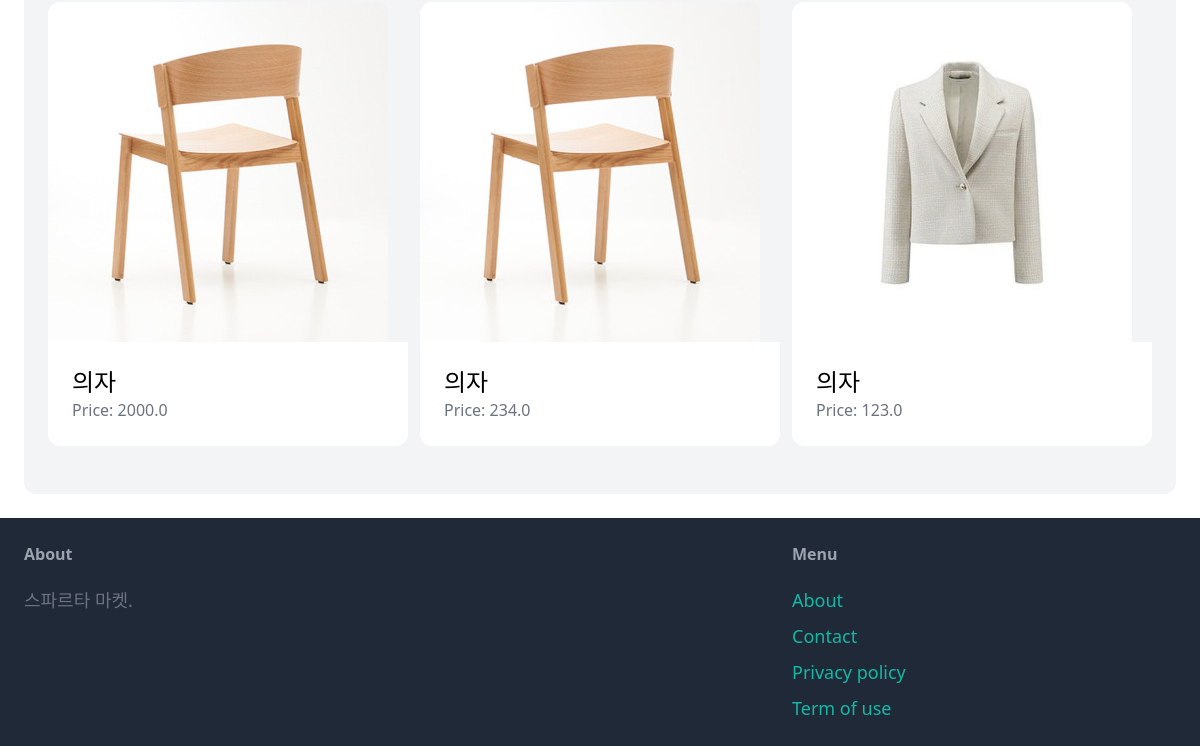
The app's page /dashboard/ (signed in, lower part), older data.
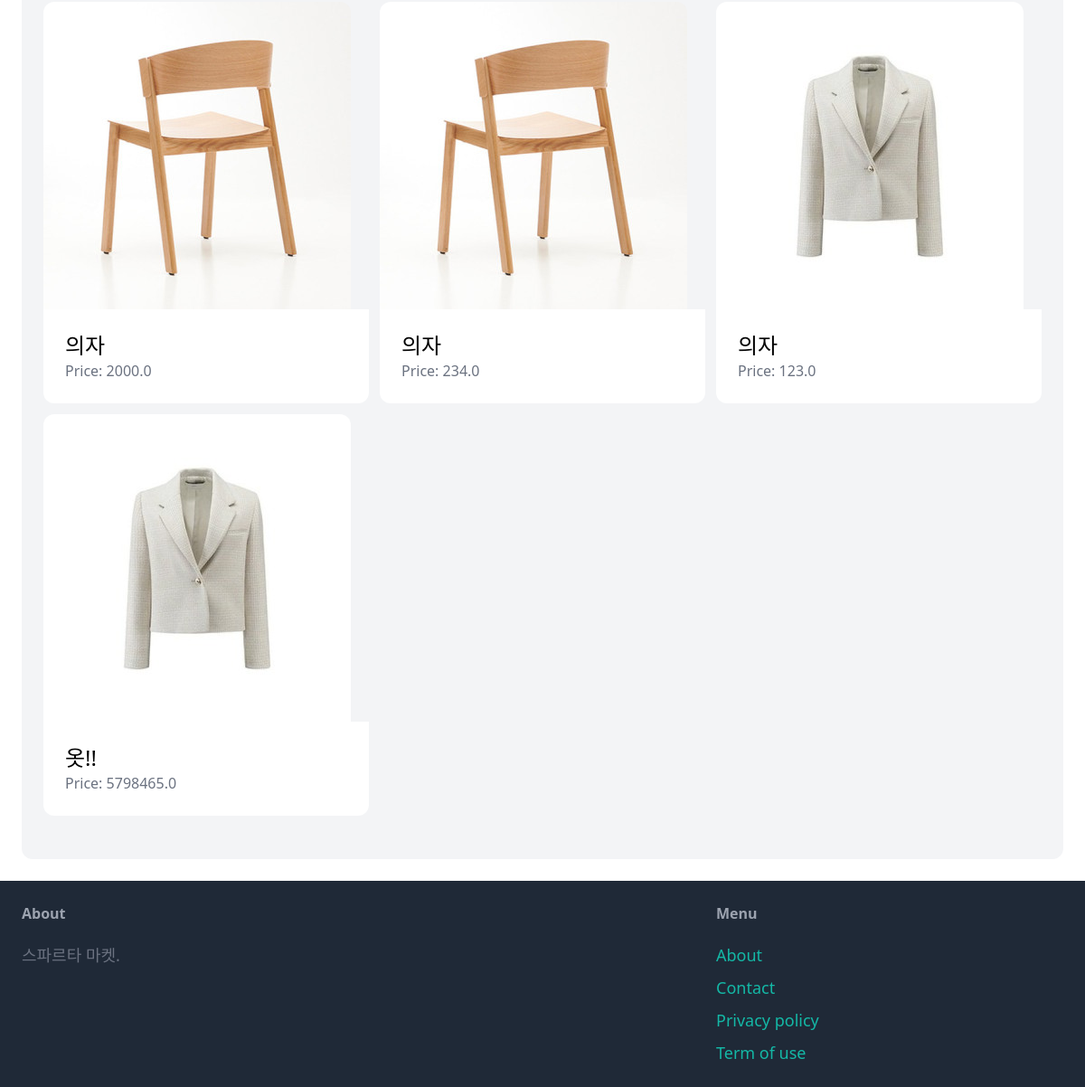
The same page, newer data.
### item/models.py (models this page shows, shortened)
class Item(models.Model):
    category = models.ForeignKey(Category, related_name='items', on_delete=models.CASCADE)
    name = models.CharField(max_length=255)
    description = models.TextField(blank=True, null=True)
    price = models.FloatField()
    image = models.ImageField(upload_to='item_image', blank=True, null=True)
    is_sold = models.BooleanField(default=False)
    created_by = models.ForeignKey(User, related_name='items', on_delete=models.CASCADE)
    created_at = models.DateTimeField(auto_now_add=True)

### dashboard/views.py (the view)
# urls.py: path('', views.index, name='index'),
@login_required
def index(request):
    item = Item.objects.filter(created_by=request.user)
    return render(request, 'dashboard/index.html', {
        'items': item,
    })

### dashboard/templates/dashboard/index.html (shortened to what this page needs)
{% extends 'core/base.html' %}
{% block content %}
    <div class="mt-6 px-6 py-12 bg-gray-100 rounded-xl">
        <div class="grid grid-cols-3 gap-3">
            {% for item in items %}
                <div>
                    <a href="{% url 'item:detail' item.id %}">
                        <div>
                            <img src="{{ item.image.url }}" class="rounded-t-xl">
                        </div>
                        <div class="p-6 bg-white rounded-b-xl">
                            <h2 class="text-2xl">{{ item.name }}</h2>
                            <p class="text-gray-500">Price: {{ item.price }}</p>
                        </div>
                    </a>
                </div>
            {% endfor %}
        </div>
    </div>
{% endblock %}

Row changes from the older to the newer data that the page shows:
added Item: image (picture), name "옷!!", price "5798465.0"
